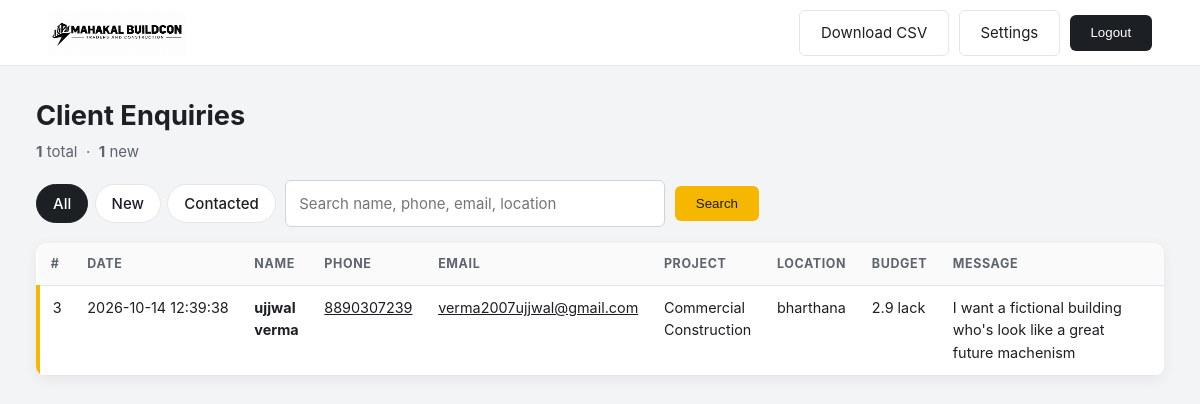
Screenshot of /manager/dashboard (signed in) with the database file from the repository.
### tables this page shows
CREATE TABLE enquiries(
            id INTEGER PRIMARY KEY AUTOINCREMENT,
            created_at TEXT DEFAULT CURRENT_TIMESTAMP,
            name TEXT, phone TEXT, email TEXT, project_type TEXT,
            location TEXT, budget TEXT, message TEXT, emailed INTEGER DEFAULT 0, status TEXT DEFAULT 'new');

### app.py (the view)
@app.route("/manager/dashboard")
@login_required
def dashboard():
    f, q = request.args.get("f", "all"), request.args.get("q", "").strip()
    with db() as c:
        total = c.execute("SELECT COUNT(*) FROM enquiries").fetchone()[0]
        new = c.execute("SELECT COUNT(*) FROM enquiries WHERE status='new'").fetchone()[0]
    return render_template("manager_dashboard.html", rows=fetch(f, q), f=f, q=q, total=total, new=new)

### app.py (called while the page is built)
def db():
    c = sqlite3.connect(DB); c.row_factory = sqlite3.Row; return c

def csrf_token():
    if "csrf" not in session: session["csrf"] = secrets.token_hex(16)
    return session["csrf"]

def login_required(fn):
    @wraps(fn)
    def w(*a, **k):
        if not session.get("manager"): return redirect(url_for("manager_login"))
        return fn(*a, **k)
    return w

@app.after_request
def no_cache(r):
    if request.path.startswith("/manager"):
        r.headers["Cache-Control"] = "no-store"; r.headers["X-Robots-Tag"] = "noindex"
    return r

def fetch(f="all", q=""):
    sql = ("SELECT *, datetime(created_at,'+5 hours','30 minutes') AS ist FROM enquiries WHERE 1=1")
    args = []
    if f in ("new", "done"): sql += " AND status=?"; args.append(f)
    if q:
        sql += " AND (name LIKE ? OR phone LIKE ? OR email LIKE ? OR project_type LIKE ? OR location LIKE ?)"
        args += [f"%{q}%"] * 5
    with db() as c: return c.execute(sql + " ORDER BY id DESC", args).fetchall()

### templates/manager_dashboard.html (shortened to what this page needs)
<!DOCTYPE html>
<html lang="en">
<head>
<link rel="stylesheet" href="{{ url_for('static', filename='css/manager.css') }}">
</head>
<body class="mgr-body">
<header class="bar">
  <img src="{{ url_for('static', filename='images/Mahakal Buildcon Monochrome Logo.png') }}" alt="MAHAKAL BUILDCON">
  <div class="bar-r">
    <a class="btn ghost" href="{{ url_for('export_csv') }}">Download CSV</a>
    <a class="btn ghost" href="{{ url_for('manager_settings') }}">Settings</a>
    <form method="post" action="{{ url_for('manager_logout') }}"><input type="hidden" name="csrf" value="{{ csrf_token() }}"><button class="btn dark">Logout</button></form>
  </div>
</header>
<main class="dash">
  <h1>Client Enquiries</h1>
  <p class="stats"><b>{{ total }}</b> total &nbsp;·&nbsp; <b>{{ new }}</b> new</p>
  <form class="tools" method="get">
    <nav class="tabs">
      <a href="?f=all&q={{ q }}" class="{{ 'on' if f=='all' }}">All</a>
      <a href="?f=new&q={{ q }}" class="{{ 'on' if f=='new' }}">New</a>
      <a href="?f=done&q={{ q }}" class="{{ 'on' if f=='done' }}">Contacted</a>
    </nav>
    <input type="search" name="q" value="{{ q }}" placeholder="Search name, phone, email, location">
    <button class="btn" type="submit">Search</button>
  </form>
  {% if rows %}
  <div class="scroll"><table>
    <thead><tr><th>#</th><th>Date</th><th>Name</th><th>Phone</th><th>Email</th><th>Project</th><th>Location</th><th>Budget</th><th>Message</th><th>Status</th><th></th></tr></thead>
    <tbody>
    {% for r in rows %}
    <tr class="{{ r['status'] }}">
      <td>{{ r['id'] }}</td><td class="nw">{{ r['ist'] }}</td><td><b>{{ r['name'] }}</b></td>
      <td class="nw"><a href="tel:{{ r['phone'] }}">{{ r['phone'] }}</a></td>
      <td><a href="mailto:{{ r['email'] }}">{{ r['email'] }}</a></td>
      <td>{{ r['project_type'] }}</td><td>{{ r['location'] or '-' }}</td><td>{{ r['budget'] or '-' }}</td>
      <td class="msg">{{ r['message'] }}</td>
      <td></td>
    </tr>
    {% endfor %}
    </tbody></table></div>
  {% else %}<p class="empty">No enquiries found.</p>{% endif %}
</main>
</body>
</html>

### static/css/manager.css (style rules this page uses)
:root { --ink:#1c1f24;--yellow:#f5b700;--yd:#d99f00;--gray:#f3f4f6;--line:#e3e5e8;--mute:#5d646e }
* { box-sizing:border-box;margin:0;padding:0 }
.mgr-body { font:15px/1.55 'Inter',system-ui,sans-serif;color:var(--ink);background:var(--gray);min-height:100vh }
a { color:inherit }
.btn { display:inline-block;padding:.65rem 1.3rem;border:0;border-radius:6px;background:var(--yellow);color:var(--ink);font:600 .92rem inherit;cursor:pointer;text-decoration:none;transition:.2s }
.btn.dark { background:var(--ink);color:#fff }
.btn.ghost { background:#fff;border:1px solid var(--line) }
input { font:inherit;padding:.7rem .8rem;border:1px solid #cfd3d8;border-radius:6px;width:100% }
.bar { background:#fff;border-bottom:1px solid var(--line);display:flex;justify-content:space-between;align-items:center;padding:.6rem 4%;position:sticky;top:0;z-index:5 }
.bar img { height:46px;width:auto }
.bar-r { display:flex;gap:.6rem;align-items:center }
.dash { width:min(1300px,94%);margin:1.8rem auto 3rem }
.dash h1 { font-size:1.7rem }
.stats { color:var(--mute);margin:.2rem 0 1rem }
.tools { display:flex;gap:.6rem;flex-wrap:wrap;align-items:center;margin-bottom:1rem }
.tools input[type=search] { flex:1;min-width:200px;max-width:380px }
.tabs { display:flex;gap:.4rem }
.tabs a { padding:.45rem 1rem;border:1px solid var(--line);background:#fff;border-radius:30px;text-decoration:none;font-weight:500 }
.tabs a.on { background:var(--ink);color:#fff;border-color:var(--ink) }
.scroll { overflow-x:auto;background:#fff;border-radius:10px;box-shadow:0 4px 14px rgba(0,0,0,.06) }
table { width:100%;border-collapse:collapse;min-width:1000px }
th,td { padding:.7rem .8rem;text-align:left;border-bottom:1px solid var(--line);vertical-align:top;font-size:.9rem }
th { background:#fafafa;font-size:.78rem;text-transform:uppercase;letter-spacing:.05em;color:var(--mute) }
tr.new td:first-child { border-left:4px solid var(--yellow) }
.nw { white-space:nowrap }
.msg { min-width:220px;max-width:340px;white-space:pre-wrap;word-break:break-word }

### rows the page displays
enquiries: id "3", ist "2026-10-14 12:39:38", name "ujjwal verma", phone "8890307239", email "verma2007ujjwal@gmail.com", project_type "Commercial Construction", location "bharthana", budget "2.9 lack", message "I want a fictional building who's look like a great future machenism"

### other values shown
{{ total }} "1"
{{ new }} "1"
